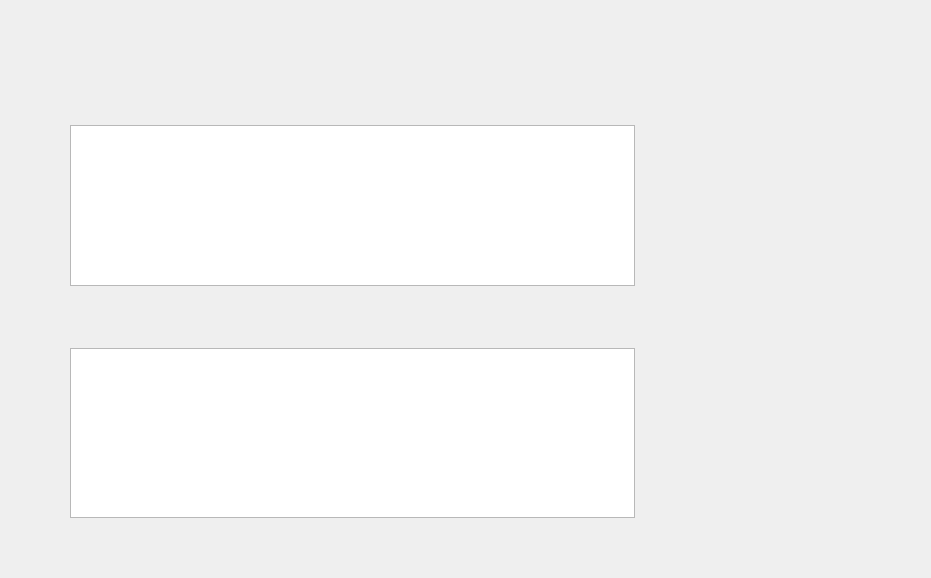
<?xml version="1.0" encoding="UTF-8"?>
<ui version="4.0">
 <class>Form</class>
 <widget class="QWidget" name="Form">
  <property name="geometry">
   <rect>
    <x>0</x>
    <y>0</y>
    <width>931</width>
    <height>578</height>
   </rect>
  </property>
  <property name="minimumSize">
   <size>
    <width>931</width>
    <height>578</height>
   </size>
  </property>
  <property name="maximumSize">
   <size>
    <width>931</width>
    <height>578</height>
   </size>
  </property>
  <property name="windowTitle">
   <string>Visualizza Agenda</string>
  </property>
  <widget class="QLabel" name="label">
   <property name="geometry">
    <rect>
     <x>0</x>
     <y>0</y>
     <width>931</width>
     <height>578</height>
    </rect>
   </property>
   <property name="text">
    <string/>
   </property>
   <property name="pixmap">
    <pixmap>VisualizzaAgenda.png</pixmap>
   </property>
  </widget>
  <widget class="QListView" name="listView">
   <property name="geometry">
    <rect>
     <x>70</x>
     <y>125</y>
     <width>565</width>
     <height>161</height>
    </rect>
   </property>
  </widget>
  <widget class="QListView" name="listView_2">
   <property name="geometry">
    <rect>
     <x>70</x>
     <y>348</y>
     <width>565</width>
     <height>170</height>
    </rect>
   </property>
  </widget>
 </widget>
 <resources>
  <include location="VisualizzaAgenda.qrc"/>
 </resources>
 <connections/>
</ui>
